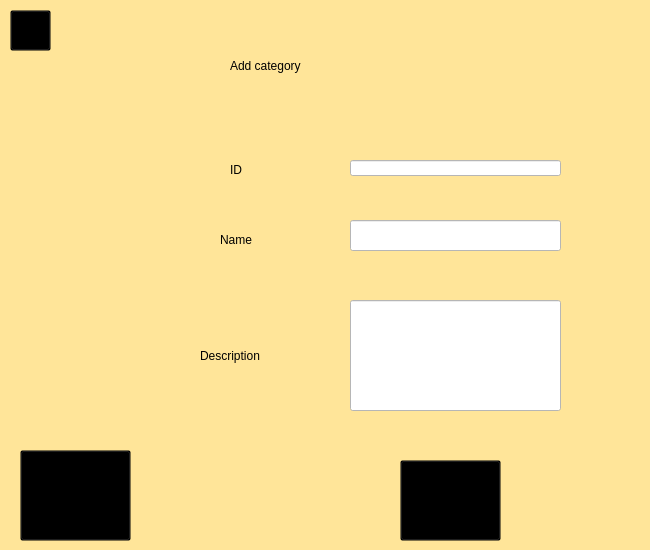
    <widget class="QWidget" name="page_6">
     <property name="styleSheet">
      <string notr="true">background-color: rgb(255, 229, 153);</string>
     </property>
     <widget class="QLabel" name="label_9">
      <property name="geometry">
       <rect>
        <x>230</x>
        <y>0</y>
        <width>411</width>
        <height>131</height>
       </rect>
      </property>
      <property name="styleSheet">
       <string notr="true">font: 48pt &quot;Comic Sans MS&quot;;
background-color: rgb(0, 0, 0, 0%);</string>
      </property>
      <property name="text">
       <string>Add category</string>
      </property>
     </widget>
     <widget class="QLineEdit" name="nom">
      <property name="geometry">
       <rect>
        <x>350</x>
        <y>220</y>
        <width>211</width>
        <height>31</height>
       </rect>
      </property>
      <property name="styleSheet">
       <string notr="true">background-color: rgb(255, 255, 255);</string>
      </property>
     </widget>
     <widget class="QLabel" name="label_10">
      <property name="geometry">
       <rect>
        <x>220</x>
        <y>230</y>
        <width>51</width>
        <height>20</height>
       </rect>
      </property>
      <property name="styleSheet">
       <string notr="true">
font: 14pt &quot;Comic Sans MS&quot;;</string>
      </property>
      <property name="text">
       <string>Name</string>
      </property>
     </widget>
     <widget class="QLabel" name="label_12">
      <property name="geometry">
       <rect>
        <x>200</x>
        <y>340</y>
        <width>101</width>
        <height>31</height>
       </rect>
      </property>
      <property name="styleSheet">
       <string notr="true">
font: 14pt &quot;Comic Sans MS&quot;;</string>
      </property>
      <property name="text">
       <string>Description</string>
      </property>
     </widget>
     <widget class="QToolButton" name="toolButton_13">
      <property name="geometry">
       <rect>
        <x>20</x>
        <y>450</y>
        <width>111</width>
        <height>91</height>
       </rect>
      </property>
      <property name="styleSheet">
       <string notr="true">background-color: rgb(0, 0, 0, 0%);</string>
      </property>
      <property name="text">
       <string/>
      </property>
      <property name="icon">
       <iconset resource="Image.qrc">
        <normaloff>:/IMG/IMG/icons8-arrow-pointing-left-80.png</normaloff>:/IMG/IMG/icons8-arrow-pointing-left-80.png</iconset>
      </property>
      <property name="iconSize">
       <size>
        <width>1000</width>
        <height>1000</height>
       </size>
      </property>
     </widget>
     <widget class="QToolButton" name="toolButton_14">
      <property name="geometry">
       <rect>
        <x>400</x>
        <y>460</y>
        <width>101</width>
        <height>81</height>
       </rect>
      </property>
      <property name="styleSheet">
       <string notr="true">background-color: rgb(0, 0, 0, 0%);</string>
      </property>
      <property name="text">
       <string>...</string>
      </property>
      <property name="icon">
       <iconset resource="Image.qrc">
        <normaloff>:/IMG/IMG/icons8-checked-480 (2).png</normaloff>:/IMG/IMG/icons8-checked-480 (2).png</iconset>
      </property>
      <property name="iconSize">
       <size>
        <width>80</width>
        <height>80</height>
       </size>
      </property>
     </widget>
     <widget class="QLineEdit" name="id">
      <property name="geometry">
       <rect>
        <x>350</x>
        <y>160</y>
        <width>211</width>
        <height>16</height>
       </rect>
      </property>
      <property name="styleSheet">
       <string notr="true">background-color: rgb(255, 255, 255);</string>
      </property>
     </widget>
     <widget class="QLabel" name="label_13">
      <property name="geometry">
       <rect>
        <x>230</x>
        <y>160</y>
        <width>51</width>
        <height>20</height>
       </rect>
      </property>
      <property name="styleSheet">
       <string notr="true">
font: 14pt &quot;Comic Sans MS&quot;;</string>
      </property>
      <property name="text">
       <string>ID</string>
      </property>
     </widget>
     <widget class="QLineEdit" name="description">
      <property name="geometry">
       <rect>
        <x>350</x>
        <y>300</y>
        <width>211</width>
        <height>111</height>
       </rect>
      </property>
      <property name="styleSheet">
       <string notr="true">background-color: rgb(255, 255, 255);</string>
      </property>
     </widget>
     <widget class="QToolButton" name="toolButton_45">
      <property name="geometry">
       <rect>
        <x>10</x>
        <y>10</y>
        <width>41</width>
        <height>41</height>
       </rect>
      </property>
      <property name="styleSheet">
       <string notr="true">background-color: rgb(0, 0, 0, 0%);
</string>
      </property>
      <property name="text">
       <string>...</string>
      </property>
      <property name="icon">
       <iconset resource="Image.qrc">
        <normaloff>:/IMG/IMG/icons8-back-52.png</normaloff>:/IMG/IMG/icons8-back-52.png</iconset>
      </property>
      <property name="iconSize">
       <size>
        <width>80</width>
        <height>80</height>
       </size>
      </property>
     </widget>
    </widget>
